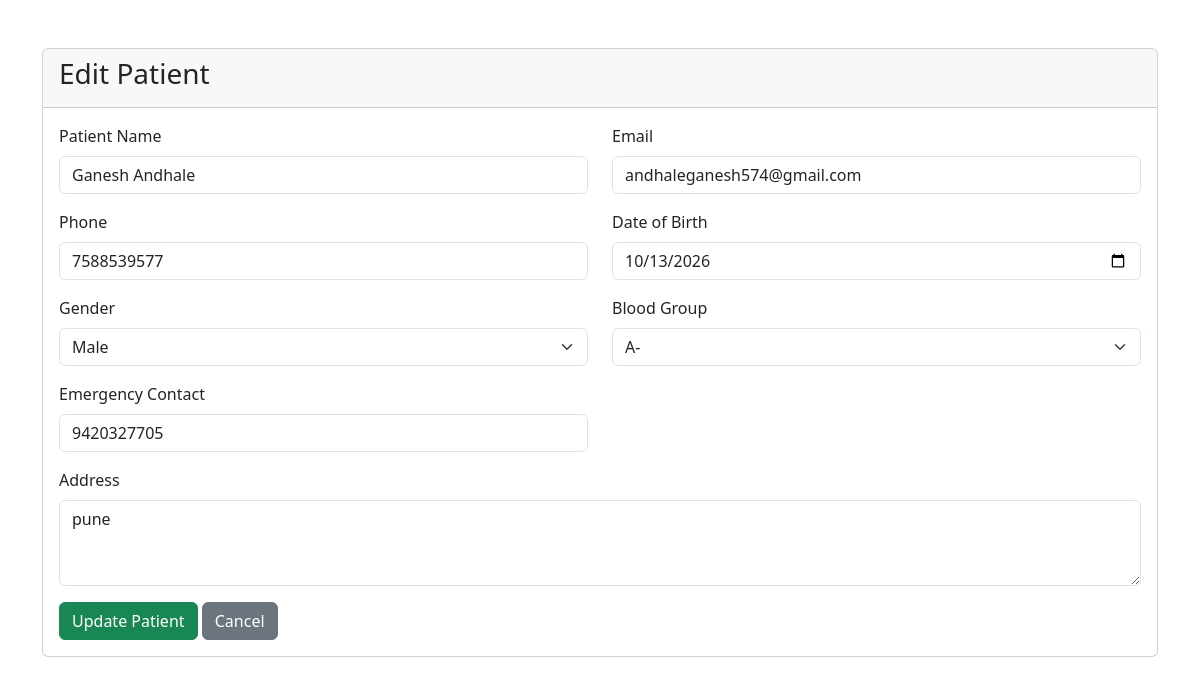
/patients/patient-edit/1/, run on the app's committed database.
### patients/models.py (models this page shows, shortened)
class Patient(models.Model):
    GENDER_CHOICES = [
        ('Male', 'Male'),
        ('Female', 'Female'),
        ('Other', 'Other'),
    ]
    BLOOD_GROUP_CHOICES = [
        ('A+', 'A+'),
        ('A-', 'A-'),
        ('B+', 'B+'),
        ('B-', 'B-'),
        ('AB+', 'AB+'),
        ('AB-', 'AB-'),
        ('O+', 'O+'),
        ('O-', 'O-'),
    ]
    name = models.CharField(max_length=100)
    email = models.EmailField(unique=True)
    phone = models.CharField(max_length=15)
    date_of_birth = models.DateField()
    gender = models.CharField(max_length=10, choices=GENDER_CHOICES)
    blood_group = models.CharField(
        max_length=5,
        choices=BLOOD_GROUP_CHOICES
    )
    address = models.TextField()
    emergency_contact = models.CharField(max_length=15)
    registered_at = models.DateTimeField(auto_now_add=True)
    profile_image = models.ImageField(
        upload_to='patients/',
        blank=True,
        null=True
    )

### patients/views.py (the view)
def patient_edit(request, id):
    patient = get_object_or_404(
        Patient,
        id=id
    )
    return render(
        request,
        'patients/patient_edit.html',
        {'patient': patient}
    )

### templates/patients/patient_edit.html (shortened to what this page needs)
<!DOCTYPE html>
<html lang="en">
<head>
    <link
        href="https://cdn.jsdelivr.net/npm/bootstrap@5.3.3/dist/css/bootstrap.min.css"
        rel="stylesheet">
</head>
<body>
<div class="container mt-5">
    <div class="card">
        <div class="card-header">
            <h3>Edit Patient</h3>
        </div>
        <div class="card-body">
            <form
                method="POST"
                action="{% url 'patient_update' patient.id %}">
                <div class="row">
                    <div class="col-md-6 mb-3">
                        <label class="form-label">
                            Patient Name
                        </label>
                        <input
                            type="text"
                            name="name"
                            class="form-control"
                            value="{{ patient.name }}"
                            required>
                    </div>
                    <div class="col-md-6 mb-3">
                        <label class="form-label">
                            Email
                        </label>
                        <input
                            type="email"
                            name="email"
                            class="form-control"
                            value="{{ patient.email }}"
                            required>
                    </div>
                    <div class="col-md-6 mb-3">
                        <label class="form-label">
                            Phone
                        </label>
                        <input
                            type="text"
                            name="phone"
                            class="form-control"
                            value="{{ patient.phone }}"
                            required>
                    </div>
                    <div class="col-md-6 mb-3">
                        <label class="form-label">
                            Date of Birth
                        </label>
                        <input
                            type="date"
                            name="date_of_birth"
                            class="form-control"
                            value="{{ patient.date_of_birth|date:'Y-m-d' }}"
                            required>
                    </div>
                    <div class="col-md-6 mb-3">
                        <label class="form-label">
                            Gender
                        </label>
                        <select
                            name="gender"
                            class="form-select"
                            required>
                            <option
                                value="Male"
                                {% if patient.gender == 'Male' %}
                                selected
                                {% endif %}>
                                Male
                            </option>
                        </select>
                    </div>
                    <div class="col-md-6 mb-3">
                        <label class="form-label">
                            Blood Group
                        </label>
                        <select
                            name="blood_group"
                            class="form-select"
                            required>
                            <option
                                value="A-"
                                {% if patient.blood_group == 'A-' %}
                                selected
                                {% endif %}>
                                A-
                            </option>
                        </select>
                    </div>
                    <div class="col-md-6 mb-3">
                        <label class="form-label">
                            Emergency Contact
                        </label>
                        <input
                            type="text"
                            name="emergency_contact"
                            class="form-control"
                            value="{{ patient.emergency_contact }}"
                            required>
                    </div>
                    <div class="col-md-12 mb-3">
                        <label class="form-label">
                            Address
                        </label>
                        <textarea
                            name="address"
                            class="form-control"
                            rows="3"
                            required>{{ patient.address }}</textarea>
                    </div>
                </div>
                <button
                    type="submit"
                    class="btn btn-success">
                    Update Patient
                </button>
                <a
                    href="{% url 'patients' %}"
                    class="btn btn-secondary">
                    Cancel
                </a>
            </form>
        </div>
    </div>
</div>
</body>
</html>

### data on the page
Patient: name "Ganesh Andhale", email "andhaleganesh574@gmail.com", phone "7588539577", date_of_birth "10/13/2026", gender "Male", blood_group "A-", emergency_contact "9420327705", address "pune"
